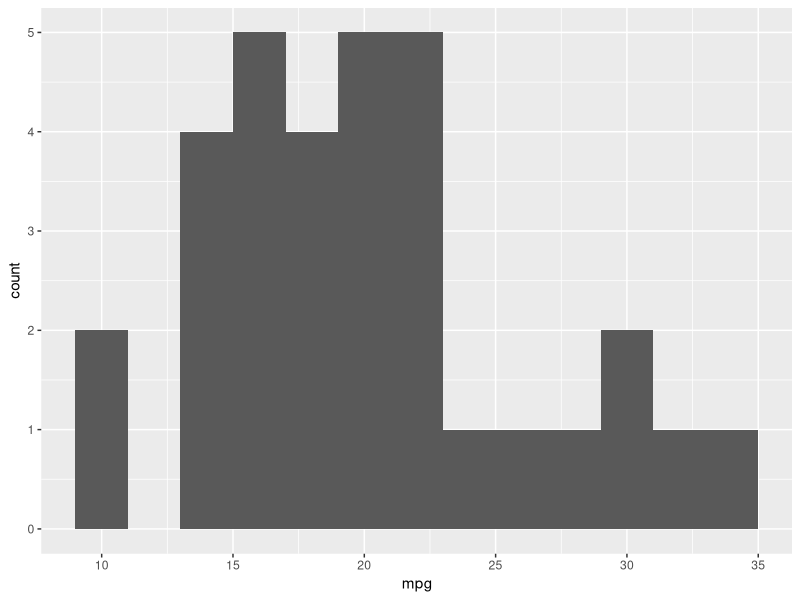
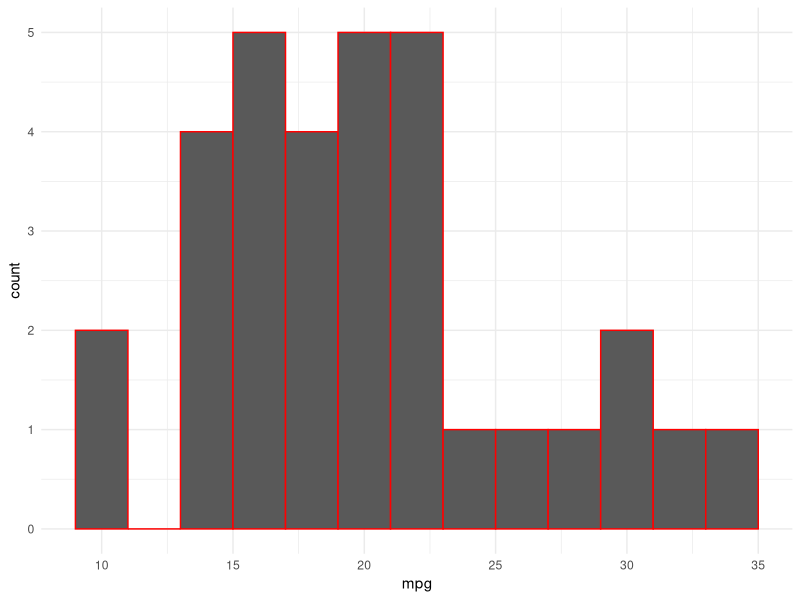

These charts were generated, in order, by the following R code:
#11/06/17
#today is ggplot 
library(ggplot2)
#ggplot2(data= , mapping= aes(x, y, <aesthetics>))
plots <- ggplot(data = mtcars, aes(x = mpg))
plots + geom_histogram(binwidth = 2)
plots + geom_histogram(col= "red", binwidth = 2)+theme_minimal()